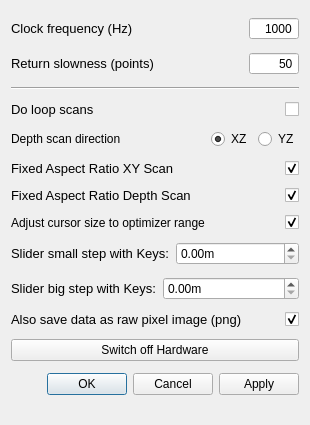
<?xml version="1.0" encoding="UTF-8"?>
<ui version="4.0">
 <class>SettingsDialog</class>
 <widget class="QDialog" name="SettingsDialog">
  <property name="geometry">
   <rect>
    <x>0</x>
    <y>0</y>
    <width>310</width>
    <height>425</height>
   </rect>
  </property>
  <property name="windowTitle">
   <string>qudi: Confocal - Settings</string>
  </property>
  <layout class="QVBoxLayout" name="verticalLayout">
   <item>
    <layout class="QHBoxLayout" name="horizontalLayout">
     <item>
      <widget class="QLabel" name="label">
       <property name="font">
        <font>
         <pointsize>10</pointsize>
        </font>
       </property>
       <property name="toolTip">
        <string>&lt;html&gt;&lt;head/&gt;&lt;body&gt;&lt;p&gt;That is the inverse time how long the scanner stays at the desired position during the scan and counts.&lt;/p&gt;&lt;/body&gt;&lt;/html&gt;</string>
       </property>
       <property name="text">
        <string>Clock frequency (Hz)</string>
       </property>
      </widget>
     </item>
     <item>
      <widget class="QSpinBox" name="clock_frequency_InputWidget">
       <property name="sizePolicy">
        <sizepolicy hsizetype="Expanding" vsizetype="Fixed">
         <horstretch>0</horstretch>
         <verstretch>0</verstretch>
        </sizepolicy>
       </property>
       <property name="maximumSize">
        <size>
         <width>50</width>
         <height>16777215</height>
        </size>
       </property>
       <property name="mouseTracking">
        <bool>true</bool>
       </property>
       <property name="acceptDrops">
        <bool>true</bool>
       </property>
       <property name="toolTip">
        <string>&lt;html&gt;&lt;head/&gt;&lt;body&gt;&lt;p&gt;That is the inverse time how long the scanner stays at the desired position during the scan and counts.&lt;/p&gt;&lt;/body&gt;&lt;/html&gt;</string>
       </property>
       <property name="wrapping">
        <bool>false</bool>
       </property>
       <property name="alignment">
        <set>Qt::AlignRight|Qt::AlignTrailing|Qt::AlignVCenter</set>
       </property>
       <property name="buttonSymbols">
        <enum>QAbstractSpinBox::NoButtons</enum>
       </property>
       <property name="accelerated">
        <bool>true</bool>
       </property>
       <property name="maximum">
        <number>1000000</number>
       </property>
       <property name="value">
        <number>1000</number>
       </property>
      </widget>
     </item>
    </layout>
   </item>
   <item>
    <layout class="QHBoxLayout" name="horizontalLayout_2">
     <item>
      <widget class="QLabel" name="label_2">
       <property name="font">
        <font>
         <pointsize>10</pointsize>
        </font>
       </property>
       <property name="toolTip">
        <string>&lt;html&gt;&lt;head/&gt;&lt;body&gt;&lt;p&gt;That is basically the 'scan' resolution when the scanner moves backwards to prepare to scan again a line.&lt;/p&gt;&lt;p&gt;How many points are scanned in one line is depending on the resolution. Since the scanner is permanently counting during the scan, only the clock frequency determined the speed, how fast a line is scanned by a given resolution. If the scanner has to move back, it uses the same scan line method but just in the reverse. How many points are approached in the backwards movement depends on the 'return slowness'. If you scan with 100 point resolution and set return slowness to 25, than the return movement will be 4 times faster.&lt;/p&gt;&lt;p&gt;BE CAREFULL NOT TO USE A SMALL NUMBER, SINCE THE SCANNER MIGHT CRASH AGAINST THE BOARDER BECAUSE IT IS MOVING BACK TOO FAST!&lt;/p&gt;&lt;/body&gt;&lt;/html&gt;</string>
       </property>
       <property name="text">
        <string>Return slowness (points)</string>
       </property>
      </widget>
     </item>
     <item>
      <widget class="QSpinBox" name="return_slowness_InputWidget">
       <property name="sizePolicy">
        <sizepolicy hsizetype="Expanding" vsizetype="Fixed">
         <horstretch>0</horstretch>
         <verstretch>0</verstretch>
        </sizepolicy>
       </property>
       <property name="maximumSize">
        <size>
         <width>50</width>
         <height>16777215</height>
        </size>
       </property>
       <property name="mouseTracking">
        <bool>true</bool>
       </property>
       <property name="acceptDrops">
        <bool>true</bool>
       </property>
       <property name="toolTip">
        <string>&lt;html&gt;&lt;head/&gt;&lt;body&gt;&lt;p&gt;That is basically the 'scan' resolution when the scanner moves backwards to prepare to scan again a line.&lt;/p&gt;&lt;/body&gt;&lt;/html&gt;</string>
       </property>
       <property name="alignment">
        <set>Qt::AlignRight|Qt::AlignTrailing|Qt::AlignVCenter</set>
       </property>
       <property name="buttonSymbols">
        <enum>QAbstractSpinBox::NoButtons</enum>
       </property>
       <property name="accelerated">
        <bool>true</bool>
       </property>
       <property name="maximum">
        <number>1000</number>
       </property>
       <property name="value">
        <number>50</number>
       </property>
      </widget>
     </item>
    </layout>
   </item>
   <item>
    <widget class="Line" name="line">
     <property name="orientation">
      <enum>Qt::Horizontal</enum>
     </property>
    </widget>
   </item>
   <item>
    <layout class="QHBoxLayout" name="horizontalLayout_3">
     <item>
      <widget class="QLabel" name="label_3">
       <property name="font">
        <font>
         <pointsize>10</pointsize>
        </font>
       </property>
       <property name="toolTip">
        <string>&lt;html&gt;&lt;head/&gt;&lt;body&gt;&lt;p&gt;The aspect ratio will be fixed to 1:1 if checked. If not the scan will be stretched to the available area in the XY scan. &lt;/p&gt;&lt;/body&gt;&lt;/html&gt;</string>
       </property>
       <property name="text">
        <string>Do loop scans</string>
       </property>
      </widget>
     </item>
     <item>
      <widget class="QCheckBox" name="loop_scan_CheckBox">
       <property name="enabled">
        <bool>true</bool>
       </property>
       <property name="sizePolicy">
        <sizepolicy hsizetype="Expanding" vsizetype="Fixed">
         <horstretch>0</horstretch>
         <verstretch>0</verstretch>
        </sizepolicy>
       </property>
       <property name="maximumSize">
        <size>
         <width>50</width>
         <height>16777215</height>
        </size>
       </property>
       <property name="toolTip">
        <string>Scan continuously (automatically restart at the end of a scan).  This is useful for photo-bleaching a sample.</string>
       </property>
       <property name="accessibleDescription">
        <string/>
       </property>
       <property name="layoutDirection">
        <enum>Qt::RightToLeft</enum>
       </property>
       <property name="autoFillBackground">
        <bool>false</bool>
       </property>
       <property name="text">
        <string notr="true"/>
       </property>
       <property name="checked">
        <bool>false</bool>
       </property>
      </widget>
     </item>
    </layout>
   </item>
   <item>
    <layout class="QHBoxLayout" name="horizontalLayout_9">
     <item>
      <widget class="QLabel" name="label_8">
       <property name="text">
        <string>Depth scan direction</string>
       </property>
      </widget>
     </item>
     <item>
      <spacer name="horizontalSpacer">
       <property name="orientation">
        <enum>Qt::Horizontal</enum>
       </property>
       <property name="sizeHint" stdset="0">
        <size>
         <width>40</width>
         <height>20</height>
        </size>
       </property>
      </spacer>
     </item>
     <item>
      <widget class="QRadioButton" name="depth_dir_x_radioButton">
       <property name="text">
        <string>XZ</string>
       </property>
       <property name="checked">
        <bool>true</bool>
       </property>
      </widget>
     </item>
     <item>
      <widget class="QRadioButton" name="depth_dir_y_radioButton">
       <property name="text">
        <string>YZ</string>
       </property>
       <property name="checked">
        <bool>false</bool>
       </property>
      </widget>
     </item>
    </layout>
   </item>
   <item>
    <layout class="QHBoxLayout" name="horizontalLayout_10">
     <item>
      <widget class="QLabel" name="label_7">
       <property name="font">
        <font>
         <pointsize>10</pointsize>
        </font>
       </property>
       <property name="toolTip">
        <string>&lt;html&gt;&lt;head/&gt;&lt;body&gt;&lt;p&gt;The aspect ratio will be fixed to 1:1 if checked. If not the scan will be stretched to the available area in the XY scan. &lt;/p&gt;&lt;/body&gt;&lt;/html&gt;</string>
       </property>
       <property name="text">
        <string>Fixed Aspect Ratio XY Scan</string>
       </property>
      </widget>
     </item>
     <item>
      <widget class="QCheckBox" name="fixed_aspect_xy_checkBox">
       <property name="enabled">
        <bool>true</bool>
       </property>
       <property name="sizePolicy">
        <sizepolicy hsizetype="Expanding" vsizetype="Fixed">
         <horstretch>0</horstretch>
         <verstretch>0</verstretch>
        </sizepolicy>
       </property>
       <property name="maximumSize">
        <size>
         <width>50</width>
         <height>16777215</height>
        </size>
       </property>
       <property name="toolTip">
        <string>&lt;html&gt;&lt;head/&gt;&lt;body&gt;&lt;p&gt;&lt;span style=&quot; font-size:10pt;&quot;&gt;The aspect ratio will be fixed to 1:1 if checked. If not the scan will be stretched to the available area in the XY scan. &lt;/span&gt;&lt;/p&gt;&lt;/body&gt;&lt;/html&gt;</string>
       </property>
       <property name="accessibleDescription">
        <string/>
       </property>
       <property name="layoutDirection">
        <enum>Qt::RightToLeft</enum>
       </property>
       <property name="autoFillBackground">
        <bool>false</bool>
       </property>
       <property name="text">
        <string notr="true"/>
       </property>
       <property name="checked">
        <bool>true</bool>
       </property>
      </widget>
     </item>
    </layout>
   </item>
   <item>
    <layout class="QHBoxLayout" name="horizontalLayout_4">
     <item>
      <widget class="QLabel" name="label_4">
       <property name="sizePolicy">
        <sizepolicy hsizetype="Expanding" vsizetype="Preferred">
         <horstretch>0</horstretch>
         <verstretch>0</verstretch>
        </sizepolicy>
       </property>
       <property name="font">
        <font>
         <pointsize>10</pointsize>
        </font>
       </property>
       <property name="toolTip">
        <string>&lt;html&gt;&lt;head/&gt;&lt;body&gt;&lt;p&gt;The aspect ratio will be fixed to 1:1 if checked. If not the scan will be stretched to the available area in the Z scan. &lt;/p&gt;&lt;/body&gt;&lt;/html&gt;</string>
       </property>
       <property name="text">
        <string>Fixed Aspect Ratio Depth Scan</string>
       </property>
      </widget>
     </item>
     <item>
      <widget class="QCheckBox" name="fixed_aspect_depth_checkBox">
       <property name="sizePolicy">
        <sizepolicy hsizetype="Expanding" vsizetype="Fixed">
         <horstretch>0</horstretch>
         <verstretch>0</verstretch>
        </sizepolicy>
       </property>
       <property name="maximumSize">
        <size>
         <width>50</width>
         <height>16777215</height>
        </size>
       </property>
       <property name="toolTip">
        <string>&lt;html&gt;&lt;head/&gt;&lt;body&gt;&lt;p&gt;&lt;span style=&quot; font-size:10pt;&quot;&gt;The aspect ratio will be fixed to 1:1 if checked. If not the scan will be stretched to the available area in the Z scan. &lt;/span&gt;&lt;/p&gt;&lt;/body&gt;&lt;/html&gt;</string>
       </property>
       <property name="layoutDirection">
        <enum>Qt::RightToLeft</enum>
       </property>
       <property name="text">
        <string/>
       </property>
       <property name="checked">
        <bool>true</bool>
       </property>
      </widget>
     </item>
    </layout>
   </item>
   <item>
    <layout class="QHBoxLayout" name="horizontalLayout_7">
     <item>
      <widget class="QLabel" name="adjust_label">
       <property name="text">
        <string>Adjust cursor size to optimizer range</string>
       </property>
      </widget>
     </item>
     <item>
      <widget class="QCheckBox" name="adjust_cursor_to_optimizer_checkBox">
       <property name="layoutDirection">
        <enum>Qt::RightToLeft</enum>
       </property>
       <property name="text">
        <string/>
       </property>
       <property name="checked">
        <bool>true</bool>
       </property>
      </widget>
     </item>
    </layout>
   </item>
   <item>
    <layout class="QHBoxLayout" name="horizontalLayout_5">
     <item>
      <widget class="QLabel" name="label_5">
       <property name="font">
        <font>
         <pointsize>10</pointsize>
        </font>
       </property>
       <property name="toolTip">
        <string>&lt;html&gt;&lt;head/&gt;&lt;body&gt;&lt;p&gt;Change the stepsize of a slider if you are using the keyboard to move the slider position. Here you can adjust the small steps for the crosshair move.&lt;br/&gt;The keyboard configuration is the following:&lt;br/&gt;ArrowLeft = Move -x&lt;br/&gt;ArrowRight = Move +x&lt;br/&gt;ArrowUp = Move +y&lt;br/&gt;ArrowDown = Move -y&lt;br/&gt;PageUp = Move +z&lt;br/&gt;PageDown = Move -z&lt;/p&gt;&lt;/body&gt;&lt;/html&gt;</string>
       </property>
       <property name="text">
        <string>Slider small step with Keys:</string>
       </property>
      </widget>
     </item>
     <item>
      <widget class="ScienDSpinBox" name="slider_small_step_DoubleSpinBox">
       <property name="toolTip">
        <string>&lt;html&gt;&lt;head/&gt;&lt;body&gt;&lt;p&gt;&lt;span style=&quot; font-size:10pt;&quot;&gt;Change the stepsize of a slider if you are using the keyboard to move the slider position. Here you can adjust the small steps for the crosshair move.&lt;/span&gt;&lt;/p&gt;&lt;/body&gt;&lt;/html&gt;</string>
       </property>
       <property name="suffix">
        <string>m</string>
       </property>
      </widget>
     </item>
    </layout>
   </item>
   <item>
    <layout class="QHBoxLayout" name="horizontalLayout_6">
     <item>
      <widget class="QLabel" name="label_6">
       <property name="font">
        <font>
         <pointsize>10</pointsize>
        </font>
       </property>
       <property name="toolTip">
        <string>&lt;html&gt;&lt;head/&gt;&lt;body&gt;&lt;p&gt;Change the stepsize of a slider if you are using the keyboard to move the slider position. Here you can adjust the big steps for the crosshair move.&lt;br/&gt;The keyboard configuration is the following:&lt;br/&gt;Ctrl + ArrowLeft = Move -x&lt;br/&gt;Ctrl + ArrowRight = Move +x&lt;br/&gt;Ctrl + ArrowUp = Move +y&lt;br/&gt;Ctrl + ArrowDown = Move -y&lt;br/&gt;Ctrl + PageUp = Move +z&lt;br/&gt;Ctrl + PageDown = Move -z&lt;/p&gt;&lt;/body&gt;&lt;/html&gt;</string>
       </property>
       <property name="text">
        <string>Slider big step with Keys:</string>
       </property>
      </widget>
     </item>
     <item>
      <widget class="ScienDSpinBox" name="slider_big_step_DoubleSpinBox">
       <property name="toolTip">
        <string>&lt;html&gt;&lt;head/&gt;&lt;body&gt;&lt;p&gt;&lt;span style=&quot; font-size:10pt;&quot;&gt;Change the stepsize of a slider if you are using the keyboard to move the slider position. Here you can adjust the big steps for the crosshair move.&lt;/span&gt;&lt;/p&gt;&lt;/body&gt;&lt;/html&gt;</string>
       </property>
       <property name="suffix">
        <string>m</string>
       </property>
      </widget>
     </item>
    </layout>
   </item>
   <item>
    <layout class="QHBoxLayout" name="horizontalLayout_8">
     <item>
      <widget class="QLabel" name="label_10">
       <property name="font">
        <font>
         <pointsize>10</pointsize>
        </font>
       </property>
       <property name="toolTip">
        <string>&lt;html&gt;&lt;head/&gt;&lt;body&gt;&lt;p&gt;If you use the image_save method in the menu bar of confocal, together with the svg file also a pure image file (without axis and everything, just the datapoints) are saved in a png image.&lt;/p&gt;&lt;/body&gt;&lt;/html&gt;</string>
       </property>
       <property name="text">
        <string>Also save data as raw pixel image (png)</string>
       </property>
      </widget>
     </item>
     <item>
      <widget class="QCheckBox" name="save_purePNG_checkBox">
       <property name="sizePolicy">
        <sizepolicy hsizetype="Expanding" vsizetype="Fixed">
         <horstretch>0</horstretch>
         <verstretch>0</verstretch>
        </sizepolicy>
       </property>
       <property name="maximumSize">
        <size>
         <width>50</width>
         <height>16777215</height>
        </size>
       </property>
       <property name="toolTip">
        <string>&lt;html&gt;&lt;head/&gt;&lt;body&gt;&lt;p&gt;&lt;span style=&quot; font-size:10pt;&quot;&gt;If you use the image_save method in the menu bar of confocal, together with the svg file also a pure image file (without axis and everything, just the datapoints) are saved in a png image.&lt;/span&gt;&lt;/p&gt;&lt;/body&gt;&lt;/html&gt;</string>
       </property>
       <property name="layoutDirection">
        <enum>Qt::RightToLeft</enum>
       </property>
       <property name="text">
        <string/>
       </property>
       <property name="checked">
        <bool>true</bool>
       </property>
      </widget>
     </item>
    </layout>
   </item>
   <item>
    <widget class="QPushButton" name="hardware_switch">
     <property name="toolTip">
      <string>&lt;html&gt;&lt;head/&gt;&lt;body&gt;&lt;p&gt;&lt;span style=&quot; font-size:10pt;&quot;&gt;This kills everything working on the nidaq. So I made this also more resilient to errors and made it come out of its locked state.&lt;/span&gt;&lt;/p&gt;&lt;p&gt;&lt;span style=&quot; font-size:10pt;&quot;&gt;Even if if throws numerous errors when trying, you can use everything normally after the hardware reset (just restart the counter twice).&lt;/span&gt;&lt;/p&gt;&lt;p&gt;&lt;span style=&quot; font-size:10pt;&quot;&gt;This also means that you should not touch qudi while running diqo since this will try to put the hardware focus back on qudi and will throw even more errors.&lt;/span&gt;&lt;/p&gt;&lt;/body&gt;&lt;/html&gt;</string>
     </property>
     <property name="text">
      <string>Switch off Hardware</string>
     </property>
    </widget>
   </item>
   <item>
    <widget class="QDialogButtonBox" name="buttonBox">
     <property name="orientation">
      <enum>Qt::Horizontal</enum>
     </property>
     <property name="standardButtons">
      <set>QDialogButtonBox::Apply|QDialogButtonBox::Cancel|QDialogButtonBox::Ok</set>
     </property>
    </widget>
   </item>
  </layout>
 </widget>
 <customwidgets>
  <customwidget>
   <class>ScienDSpinBox</class>
   <extends>QDoubleSpinBox</extends>
   <header>qudi.core.gui.qtwidgets.scientific_spinbox</header>
  </customwidget>
 </customwidgets>
 <tabstops>
  <tabstop>clock_frequency_InputWidget</tabstop>
  <tabstop>return_slowness_InputWidget</tabstop>
  <tabstop>loop_scan_CheckBox</tabstop>
  <tabstop>fixed_aspect_depth_checkBox</tabstop>
  <tabstop>save_purePNG_checkBox</tabstop>
  <tabstop>hardware_switch</tabstop>
  <tabstop>buttonBox</tabstop>
 </tabstops>
 <resources/>
 <connections>
  <connection>
   <sender>buttonBox</sender>
   <signal>accepted()</signal>
   <receiver>SettingsDialog</receiver>
   <slot>accept()</slot>
   <hints>
    <hint type="sourcelabel">
     <x>248</x>
     <y>254</y>
    </hint>
    <hint type="destinationlabel">
     <x>157</x>
     <y>274</y>
    </hint>
   </hints>
  </connection>
  <connection>
   <sender>buttonBox</sender>
   <signal>rejected()</signal>
   <receiver>SettingsDialog</receiver>
   <slot>reject()</slot>
   <hints>
    <hint type="sourcelabel">
     <x>316</x>
     <y>260</y>
    </hint>
    <hint type="destinationlabel">
     <x>286</x>
     <y>274</y>
    </hint>
   </hints>
  </connection>
 </connections>
</ui>
